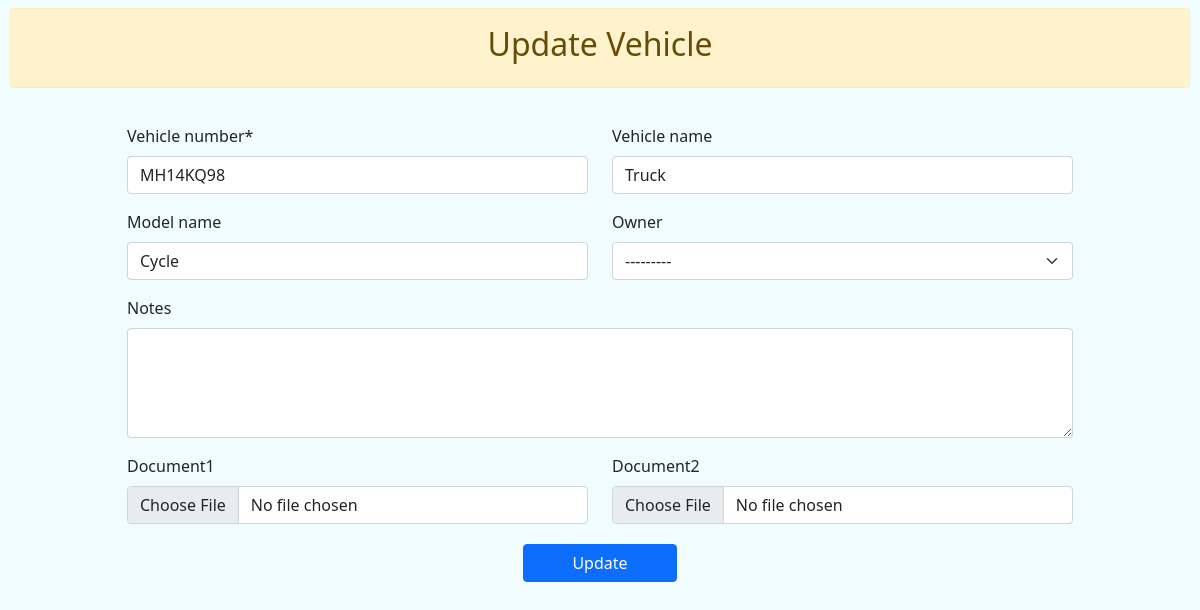
The app's page /software/update_vehicle/5, older data.
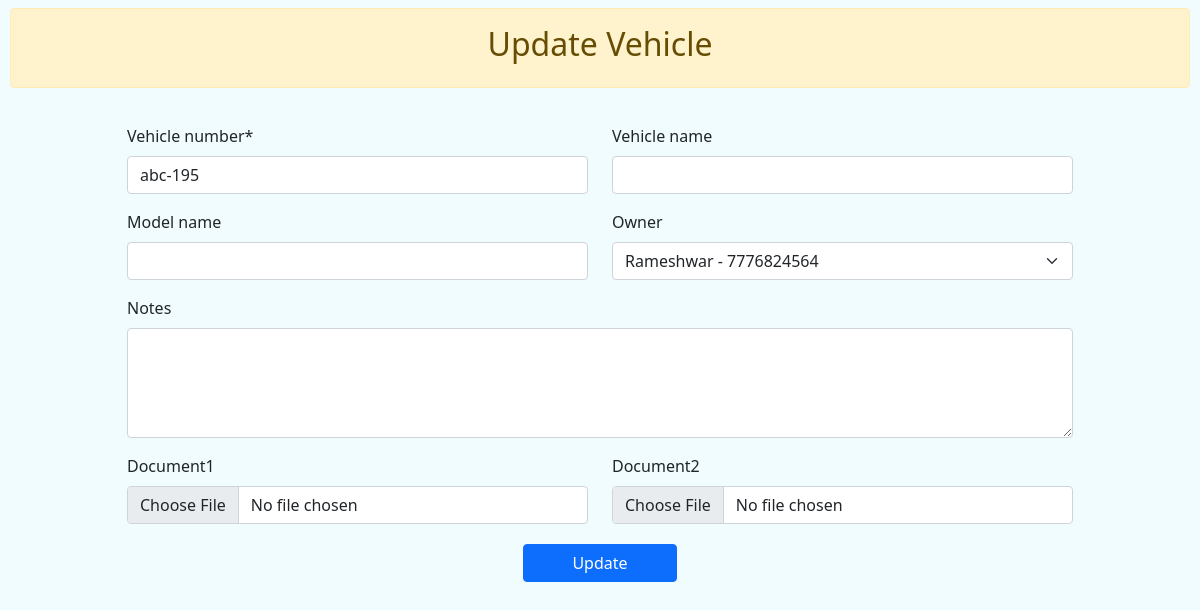
The same page, newer data.
### Developer/models.py (models this page shows, shortened)
class Vehicle(models.Model):
    owner = models.ForeignKey(VehicleOwner, on_delete=models.CASCADE, null=True, blank=True)
    business = models.ForeignKey(Business, on_delete=models.CASCADE, null=True, blank=True)
    vehicle_number = models.CharField(max_length=20, unique=True)  # License plate number
    vehicle_name = models.CharField(max_length=100, null=True, blank=True)
    model_name = models.CharField(max_length=255, null=True, blank=True)
    notes = models.TextField(null=True, blank=True)
    document1 = models.FileField(upload_to='vehicle_documents/', null=True, blank=True)
    document2 = models.FileField(upload_to='vehicle_documents/', null=True, blank=True)
    created_at = models.DateTimeField(auto_now_add=True)
    updated_at = models.DateTimeField(auto_now=True)

### Software/views.py (the view)
# urls.py: path('update_vehicle/<int:id>', update_vehicle, name='software_update_vehicle'),
def update_vehicle(request, id):
    vehicle = get_object_or_404(Vehicle, id=id)  # Safely retrieve the Driver instance or return a 404 error
    if request.method == 'POST':
        form = VehicleUpdateForm(request.POST, request.FILES, instance=vehicle)  # Populate the form with the instance data
        if form.is_valid():
            form.save()
            messages.success(request, 'Vehicle Updated Successfully.')
    else:
        form = VehicleUpdateForm(instance=vehicle)  # Populate the form with the existing vehicle data on GET request
    return render(request, 'software_update_vehicle.html', {'form': form,'vehicle':vehicle})

### Software/forms.py
class VehicleUpdateForm(forms.ModelForm):
    class Meta:
        model = Vehicle
        fields = [
            'owner',
            'vehicle_name',
            'vehicle_number',
            'model_name',
            'notes',
            'document1',
            'document2',
        ]
        widgets = {
            'notes': forms.Textarea(attrs={'rows': 4, 'cols': 40}),
        }

### Developer/models.py (called while the page is built)
    def __str__(self):
        return f"{self.owner_name} - {self.owner_mobile_number}"

### Software/templates/software_update_vehicle.html (shortened to what this page needs)
{% extends "base_window.html" %}
{% load crispy_forms_tags %}
{% block content %}
<main id="main" class="main">
    <section class="section dashboard">
        <div class="alert alert-warning text-center mt-2">
            <h2>Update Vehicle </h2>
        </div>
        <div class="container-fluid mb-3 form-header p-3">
            <div class="row p-1 rounded">
                <div class="col-sm-12">
                    <form method="POST" enctype="multipart/form-data">
                        <div class="row">
                            <div class="col-sm-1"></div>
                            <div class="col-sm-10">
                                <div class="row">
                                    <div class="col-sm-6">
                                        {{ form.vehicle_number|as_crispy_field }}
                                    </div>
                                    <div class="col-sm-6">
                                        {{ form.vehicle_name|as_crispy_field }}
                                    </div>
                                    <div class="col-sm-6">
                                        {{ form.model_name|as_crispy_field }}
                                    </div>
                                    <div class="col-sm-6">
                                        {{ form.owner|as_crispy_field }}
                                    </div>
                                    <div class="col-sm-12">
                                        {{ form.notes|as_crispy_field }}
                                    </div>
                                    <div class="col-sm-6">
                                        {{ form.document1|as_crispy_field }}
                                    </div>
                                    <div class="col-sm-6">
                                        {{ form.document2|as_crispy_field }}
                                    </div>
                                </div>
                            </div>
                            <div class="col-sm-1"></div>
                        </div>
                        <center><button type="submit" class="btn btn-primary mt-1 px-5">Update</button></center>
                    </form>
                </div>
            </div>
        </div>
    </section>
</main>
{% endblock content %}

Row changes from the older to the newer data that the page shows:
changed Vehicle: vehicle_number "MH14KQ98" → "abc-195"; vehicle_name "Truck" → (not shown); model_name "Cycle" → (not shown); owner "---------" → "Rameshwar - 7776824564"
